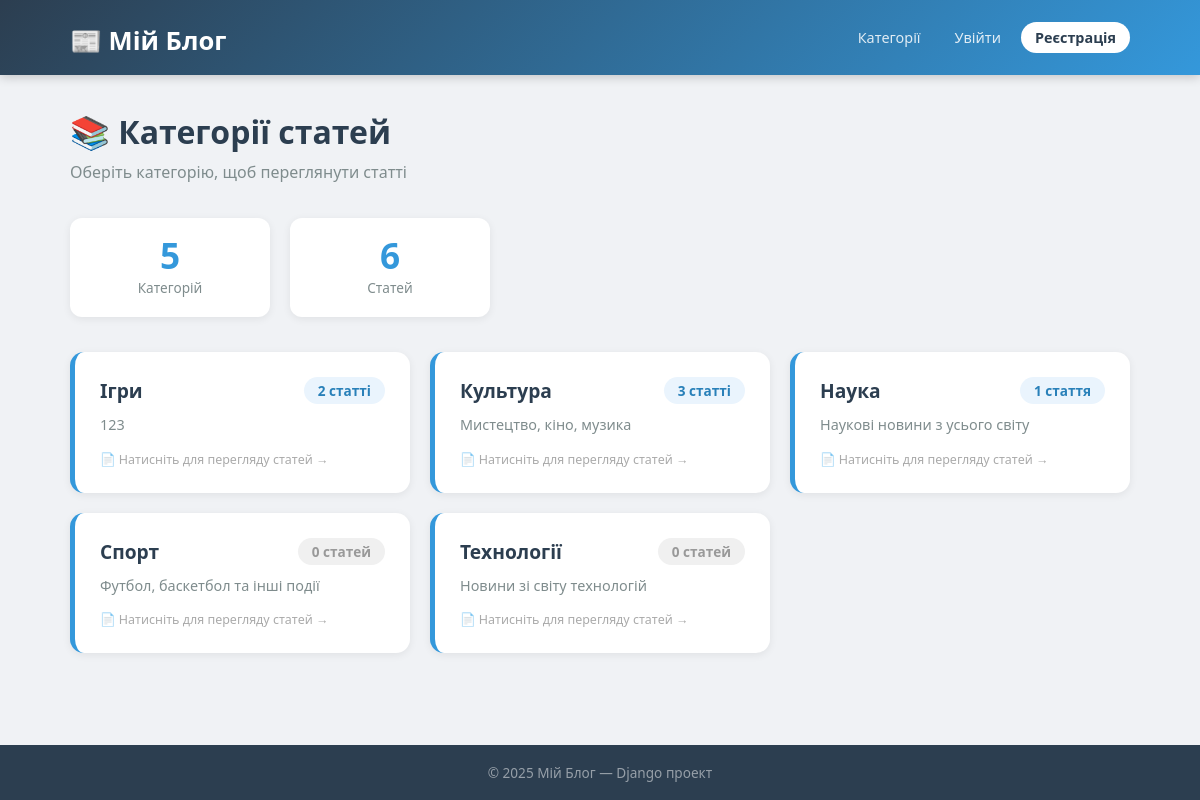
The page / on the database its author committed.
### blog/models.py (models this page shows, shortened)
class Category(models.Model):
    name = models.CharField(max_length=100, verbose_name='Назва категорії')
    slug = models.SlugField(unique=True, verbose_name='Slug')
    description = models.TextField(blank=True, verbose_name='Опис')
    class Meta:
        verbose_name = 'Категорія'
        verbose_name_plural = 'Категорії'
        ordering = ['name']

### blog/views.py (the view)
# urls.py: path('', views.category_list, name='category_list'),
def category_list(request):
    categories = Category.objects.annotate(
        article_count=Count('articles', filter=Q(articles__is_published=True))
    ).order_by('name')
    return render(request, 'blog/category_list.html', {
        'categories': categories,
        'total_articles': Article.objects.filter(is_published=True).count(),
        'total_categories': categories.count(),
    })

### blog/templates/blog/category_list.html (shortened to what this page needs)
{% extends 'blog/base.html' %}
{% block content %}
<div class="page-header">
    <h2>📚 Категорії статей</h2>
    <p>Оберіть категорію, щоб переглянути статті</p>
</div>
<div class="stats-bar">
    <div class="stat-card">
        <div class="number">{{ total_categories }}</div>
        <div class="label">Категорій</div>
    </div>
    <div class="stat-card">
        <div class="number">{{ total_articles }}</div>
        <div class="label">Статей</div>
    </div>
</div>
{% if categories %}
    <div class="categories-grid">
        {% for category in categories %}
        <a href="{% url 'blog:category_detail' category.slug %}" class="category-card">
            <div class="cat-header">
                <h3>{{ category.name }}</h3>
                <span class="article-count {% if category.article_count == 0 %}zero{% endif %}">
                    {{ category.article_count }}
                    {% if category.article_count == 1 %}стаття
                    {% elif category.article_count >= 2 and category.article_count <= 4 %}статті
                    {% else %}статей{% endif %}
                </span>
            </div>
            {% if category.description %}
            <p class="desc">{{ category.description }}</p>
            {% endif %}
            <div class="article-count-label">
                📄 Натисніть для перегляду статей →
            </div>
        </a>
        {% endfor %}
    </div>
{% else %}
    <div class="empty-state">
        <div class="icon">📂</div>
        <p>Категорій поки немає. Додайте їх через <a href="/admin/">адмін-панель</a>.</p>
    </div>
{% endif %}
{% endblock %}

### blog/templates/blog/base.html (style rules this page uses)
* { box-sizing: border-box; margin: 0; padding: 0; }
body { font-family: 'Segoe UI', sans-serif; background: #f0f2f5; color: #333; min-height: 100vh; display: flex; flex-direction: column; }

### blog/templates/blog/category_list.html (style rules this page uses)
.page-header { margin-bottom: 35px; }
.page-header h2 { font-size: 2rem; color: #2c3e50; margin-bottom: 8px; }
.page-header p { color: #7f8c8d; font-size: 1rem; }
.stats-bar { display: flex; gap: 20px; margin-bottom: 35px; }
.stat-card { background: white; border-radius: 12px; padding: 20px 30px; box-shadow: 0 2px 8px rgba(0,0,0,0.07); text-align: center; flex: 1; max-width: 200px; }
.stat-card .number { font-size: 2.2rem; font-weight: 700; color: #3498db; line-height: 1; }
.stat-card .label { color: #7f8c8d; font-size: 0.85rem; margin-top: 5px; }
.categories-grid { display: grid; grid-template-columns: repeat(auto-fill, minmax(300px, 1fr)); gap: 20px; }
.category-card { background: white; border-radius: 14px; padding: 25px; box-shadow: 0 2px 8px rgba(0,0,0,0.07); transition: transform 0.2s, box-shadow 0.2s; text-decoration: none; color: inherit; display: block; border-left: 5px solid #3498db; }
.category-card .cat-header { display: flex; justify-content: space-between; align-items: flex-start; margin-bottom: 10px; }
.category-card h3 { font-size: 1.2rem; color: #2c3e50; font-weight: 600; }
.article-count { background: #eaf4fd; color: #2980b9; border-radius: 20px; padding: 4px 14px; font-size: 0.85rem; font-weight: 700; white-space: nowrap; }
.article-count.zero { background: #f0f0f0; color: #999; }
.category-card .desc { color: #7f8c8d; font-size: 0.9rem; line-height: 1.5; margin-top: 8px; }
.article-count-label { font-size: 0.78rem; color: #aaa; margin-top: 15px; display: flex; align-items: center; gap: 5px; }

### rows shown on the page
Category: name "Ігри", article_count "2", shows "статті", description "123"
Category: name "Культура", article_count "3", shows "статті", description "Мистецтво, кіно, музика"
Category: name "Наука", article_count "1", shows "стаття", description "Наукові новини з усього світу"
Category: name "Спорт", article_count "0", shows "статей", description "Футбол, баскетбол та інші події"
Category: name "Технології", article_count "0", shows "статей", description "Новини зі світу технологій"

### other values the page prints
{{ total_categories }} "5"
{{ total_articles }} "6"
